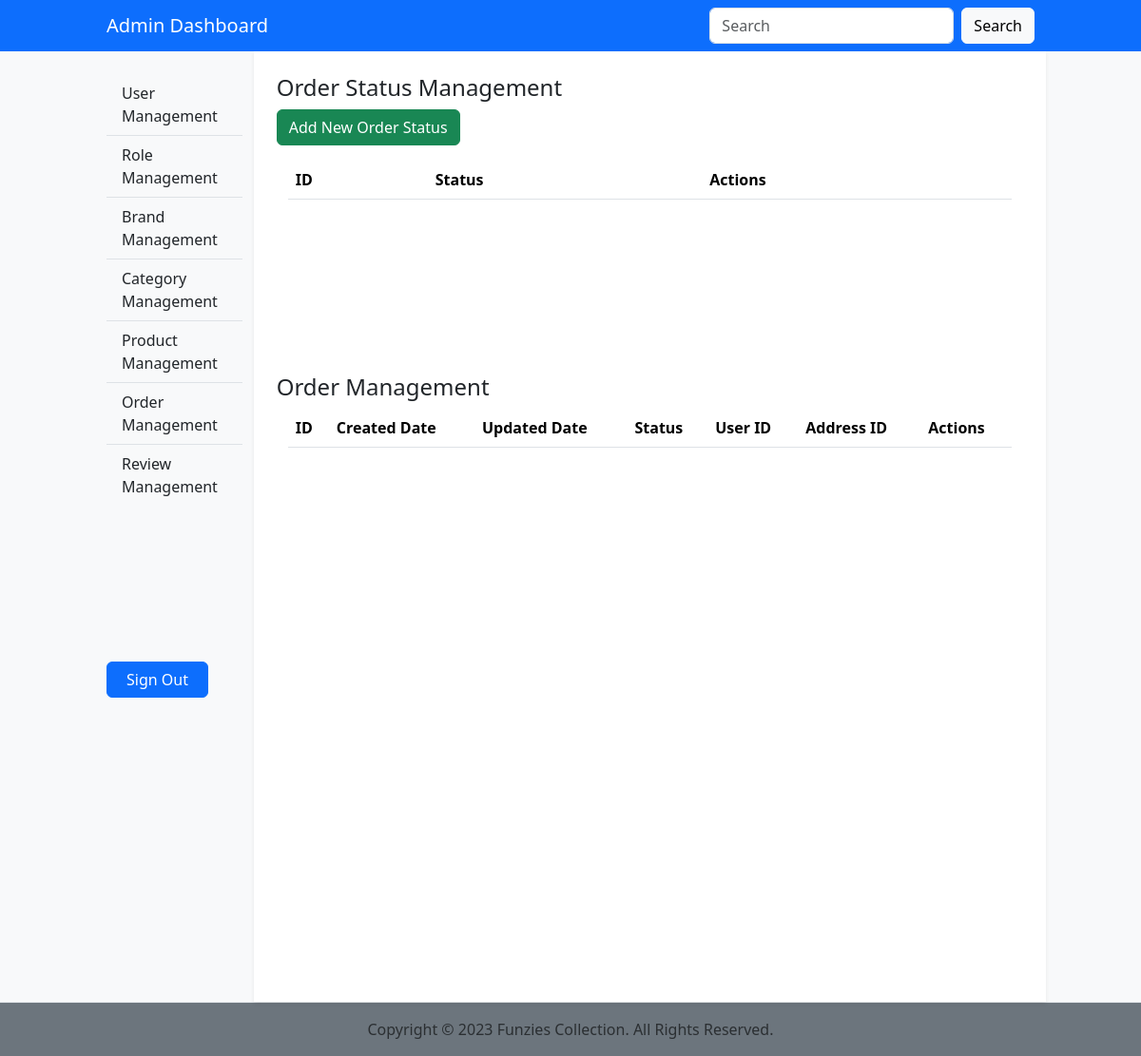
/admin/order-management.php, run on an earlier commit of the app's database.
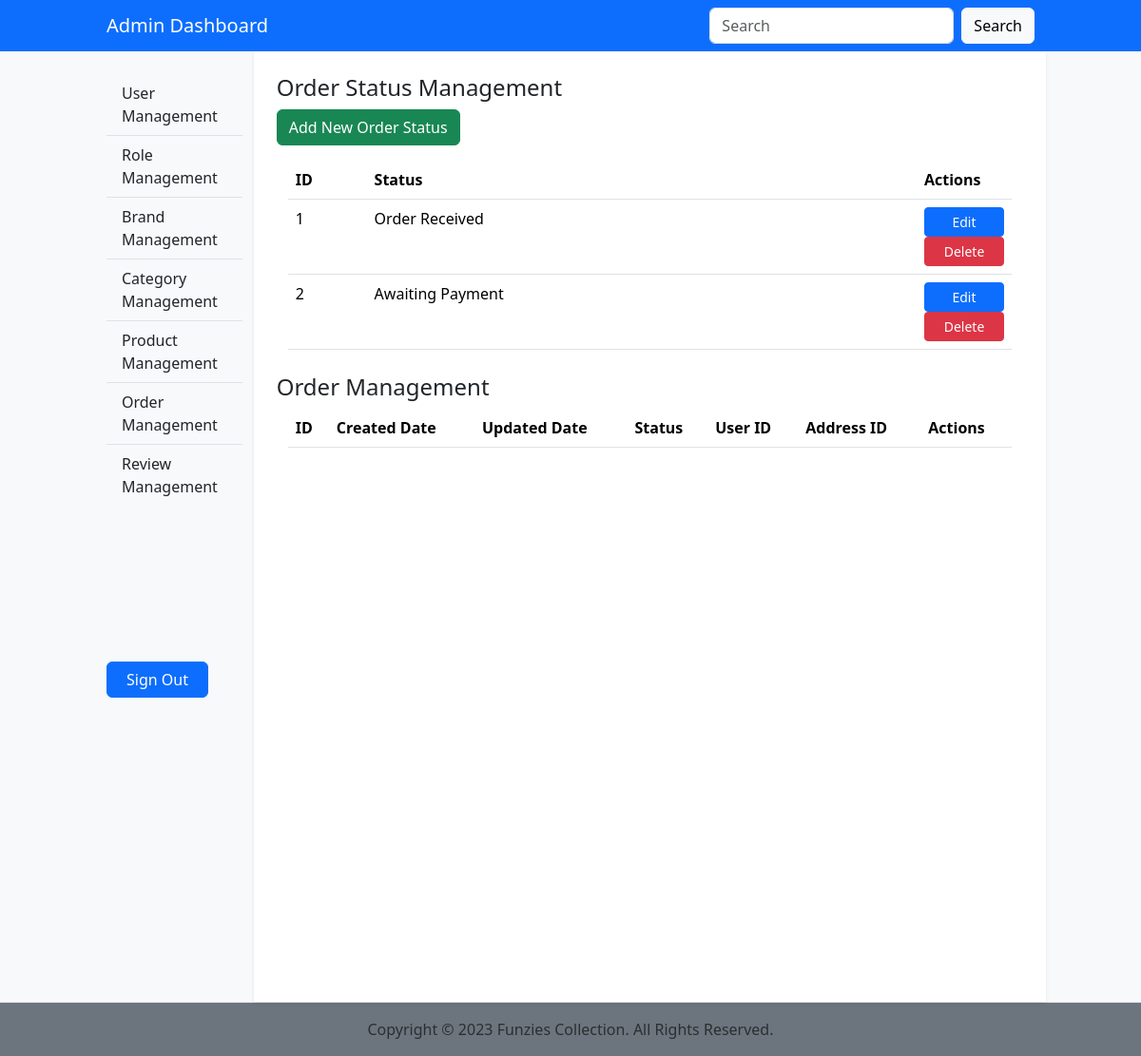
And on a later commit of the database.
### tables this page shows
CREATE TABLE `orderstatus` (
  `ID` int(11) NOT NULL,
  `Status` varchar(45) NOT NULL,
  `Deleted` tinyint(1) NOT NULL
);

### dbfunctions.php (called while the page is built, shortened)
<?php
function GetOrderStatus($con)
{
    $sql = "SELECT * FROM orderstatus WHERE Deleted = '0'";
    $stmt = mysqli_stmt_init($con);
    if(!mysqli_stmt_prepare($stmt, $sql)) {
        echo "Could not load Order Status";
        exit();
    }
    mysqli_stmt_execute($stmt);
    $result = mysqli_stmt_get_result($stmt);
    return $result;
}
?>

### admin/order-management.php (the view, shortened to what this page needs)
<?php require '../functions.php';
require '../dbfunctions.php';
$orderStatuses = GetOrderStatus($con);
?>
<?php
require_once 'include/header.php';
require_once 'include/navbar.php';
?>
<div class="container-fluid col-10">
    <div class="row justify-content-between">
        <?php require_once 'include/sidebar.php';  ?>
        <div class="col p-4 shadow-sm bg-white">
            <h4>Order Status Management</h4>
            <button class="btn btn-success mb-3" type="button" data-bs-toggle="modal" data-bs-target="#orderStatusModal"
                onclick="clearModalOrderStatusFields();">Add New Order Status</button>
            <div class="container overflow-auto" style="height:200px;">
                <table class="table">
                    <thead class="thead-dark">
                        <tr>
                            <th>ID</th>
                            <th>Status</th>
                            <th>Actions</th>
                        </tr>
                    </thead>
                    <tbody>
                        <?php foreach($orderStatuses as $orderStatus):
                            ?>
                        <tr>
                            <td><?php echo $orderStatus["ID"]; ?></td>
                            <td><?php echo $orderStatus["Status"]; ?></td>
                            <td style="width:100px;">
                                <form method="POST">
                                    <button type="button" class="btn btn-primary btn-sm w-100" data-bs-toggle="modal"
                                        data-bs-target="#orderStatusModal"
                                        onclick='setModalOrderStatusFields("<?php echo $orderStatus["ID"]; ?>", "<?php echo $orderStatus["Status"]; ?>")'>Edit</button>
                                    <button type="submit" class="btn btn-danger btn-sm w-100">Delete</button>
                                </form>
                            </td>
                        </tr>
                        <?php endforeach ?>
                    </tbody>
                </table>
            </div>
            <h4 class="mt-4">Order Management</h4>
            <div class="container overflow-auto" style="height:600px;">
                <table class="table">
                    <thead class="thead-dark">
                        <tr>
                            <th>ID</th>
                            <th>Created Date</th>
                            <th>Updated Date</th>
                            <th>Status</th>
                            <th>User ID</th>
                            <th>Address ID</th>
                            <th>Actions</th>
                        </tr>
                    </thead>
                </table>
            </div>
        </div>
    </div>
</div>
<?php require_once 'include/footer.php';  ?>

What changed in the data, as far as the page shows it:
added orderstatus: ID "1", Status "Order Received"
added orderstatus: ID "2", Status "Awaiting Payment"
